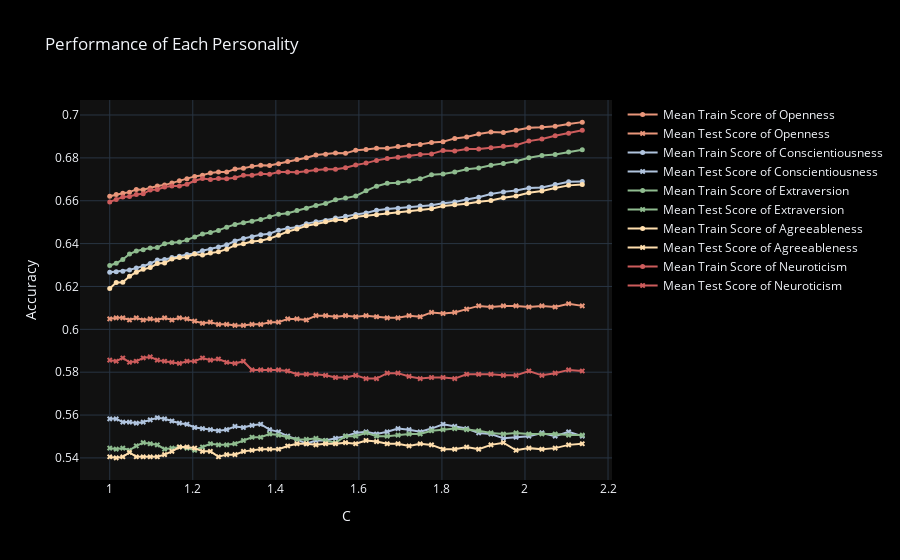

Here is the notebook cell this chart was saved with:
### Markdown cell above
## visualize the record

### Code cell
colors = ['darksalmon', 'lightsteelblue', 'darkseagreen', 'navajowhite', 'indianred']
fig = go.Figure()

for n in range(0, 5):
    
    fig.add_trace(
        go.Scatter(
            x=all_records[all_records.y == new_y_cols[n]]['C'], 
            y=all_records[all_records.y == new_y_cols[n]]['mean_train_score'],
            name=f'Mean Train Score of {new_y_cols[n]}',
            mode='lines+markers',  
            marker=dict(
                symbol='circle', 
                size=5),
            line=dict(
                width=2,
                color=colors[n]
            )))
    
    fig.add_trace(
        go.Scatter(
            x=all_records[all_records.y == new_y_cols[n]]['C'], 
            y=all_records[all_records.y == new_y_cols[n]]['mean_test_score'],
            name=f'Mean Test Score of {new_y_cols[n]}',
            mode='lines+markers',  
            marker=dict(
                symbol='x', 
                size=5),
            line=dict(
                width=2, 
                color=colors[n]
            )))
    
fig.update_layout(
    title='Performance of Each Personality',
    xaxis_title='C',  # y-axis name
    yaxis_title='Accuracy',  # x-axis name
    template = 'plotly_dark',
    paper_bgcolor='black',
#     bgcolor="#494b5a"
)
